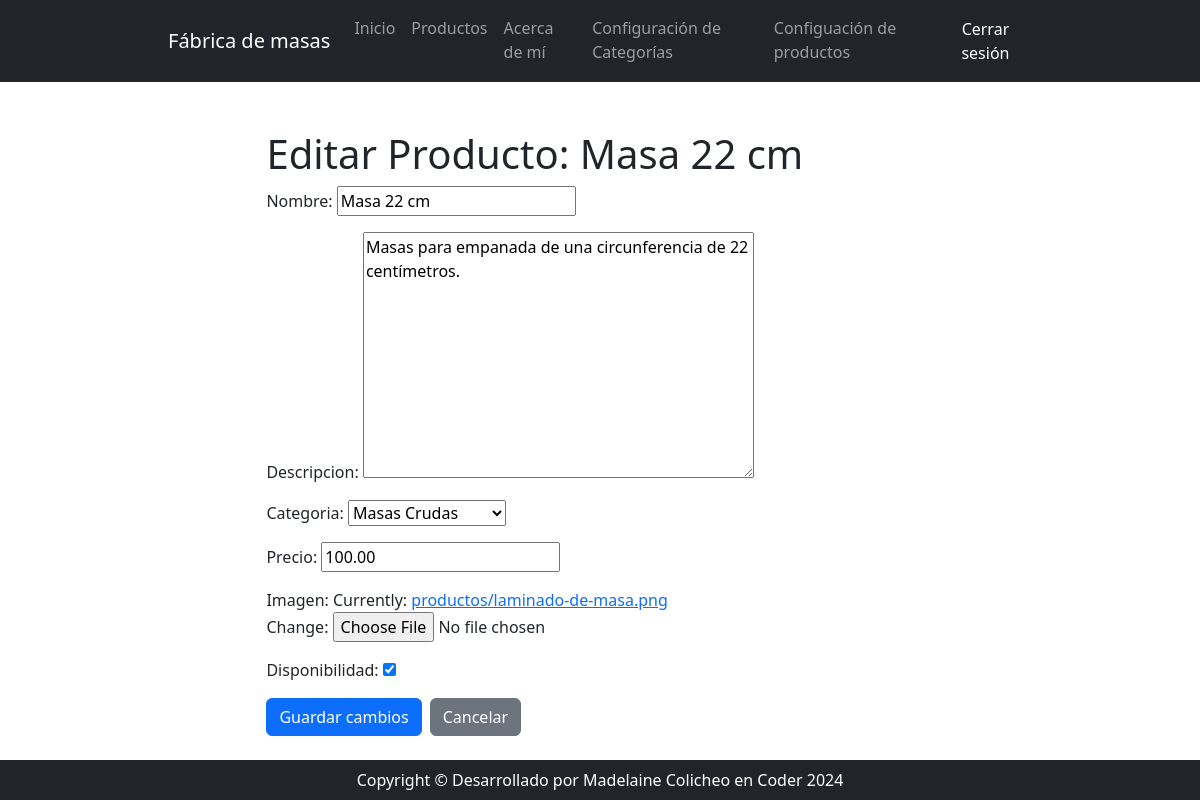
Screenshot of /producto/editar/1/ (signed in) with the database file from the repository.
### app/models.py (models this page shows, shortened)
class Producto(models.Model):
    nombre = models.CharField(max_length=100)
    descripcion = models.TextField()
    categoria = models.ForeignKey(Categoria, on_delete=models.CASCADE)
    precio = models.DecimalField(max_digits=10, decimal_places=2)
    imagen = models.ImageField(upload_to='productos/')
    disponibilidad = models.BooleanField(default=True)

class Categoria(models.Model):
    nombre = models.CharField(max_length=100)
    descripcion = models.TextField()
    def __str__(self):
        return self.nombre

### app/views.py (the view)
# urls.py: path('producto/editar/<int:producto_id>/', views.editar_producto, name='editar_producto'),  # Vista para editar producto
@login_required
def editar_producto(request, producto_id):
    producto = get_object_or_404(Producto, id=producto_id)
    if request.method == 'POST':
        form = ProductoForm(request.POST, request.FILES, instance=producto)
        if form.is_valid():
            form.save()
            return redirect('app:listar_productos')  # Vuelve a la lista de productos
    else:
        form = ProductoForm(instance=producto)
    return render(request, 'app/editar_producto.html', {'form': form, 'producto': producto})

### app/forms.py
class ProductoForm(forms.ModelForm):
    class Meta:
        model = Producto
        fields = ['nombre', 'descripcion', 'categoria', 'precio', 'imagen', 'disponibilidad']

### app/templates/app/editar_producto.html (shortened to what this page needs)
{% extends 'app/base.html' %}
{% block content %}
<div class="container mt-5">
    <h1>Editar Producto: {{ producto.nombre }}</h1>
    <form method="post" enctype="multipart/form-data">
        {{ form.as_p }}
        <div class="d-flex justify-content-start gap-2 mt-3">
            <button type="submit" class="btn btn-primary">Guardar cambios</button>
            <a href="{% url 'app:listar_productos' %}" class="btn btn-secondary">Cancelar</a>
        </div>
    </form>
</div>
{% endblock %}

### rows the page displays
Producto: nombre "Masa 22 cm", descripcion "Masas para empanada de una circunferencia de 22 centímetros.", categoria "Masas Crudas", precio "100.00", disponibilidad "☑"
